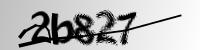
#> input picture images/2b827.png, 200 x 50 px
$ python -i image_processing.py   (imports and definitions only)
#> lines starting #> are read from the running program, lines starting #| are printed output that depends on the picture
#> further down, picture is the input picture: shape (50, 200, 3); min 0, max 255, mean 183.3
import cv2
import numpy as np


def process_images(images):
    """
    Process the images using adaptive thresholding, Gaussian blur, dilation, etc.
    Adaptive threshold works by calculating the threshold for a small region of the image.
    The threshold value is the mean of the neighborhood area minus a constant value.

    Morporhology tries to remove noise and smooth the image.
    Dilating the image increases the white region in the image.
    Gaussian blur is used to reduce noise and detail in the image.
    """
    processed_images = []
    for idx in range(len(images)):
        original_image = images[idx]

        th = cv2.adaptiveThreshold(original_image, 255, cv2.ADAPTIVE_THRESH_MEAN_C, cv2.THRESH_BINARY, 191, 31)
        val, th3 = cv2.threshold(th, 40, 255, cv2.THRESH_BINARY + cv2.THRESH_OTSU)
        kernel = np.ones((4, 4), np.uint8)
        close_img1 = cv2.morphologyEx(th3, cv2.MORPH_CLOSE, kernel)
        dilated_img = cv2.dilate(close_img1, np.ones((3, 3), np.uint8), iterations=1)
        gauss_img2 = cv2.GaussianBlur(dilated_img, (3, 3), 0)

        processed_images.append(gauss_img2)
#> this loop made 50 passes
#> after the loop, processed_images = 50 items

    return np.array(processed_images)
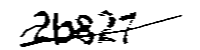
#> returned value: shape (50, 200, 3); min 0, max 255, mean 218


def process_and_save_images(images):
    processed_images = process_images(images)
    np.save("numpty_arrays/processed_images.npy", processed_images)
    return np.array(processed_images)

>>> import cv2
>>> picture = cv2.imread('images/2b827.png')
>>> result = process_images(picture)
